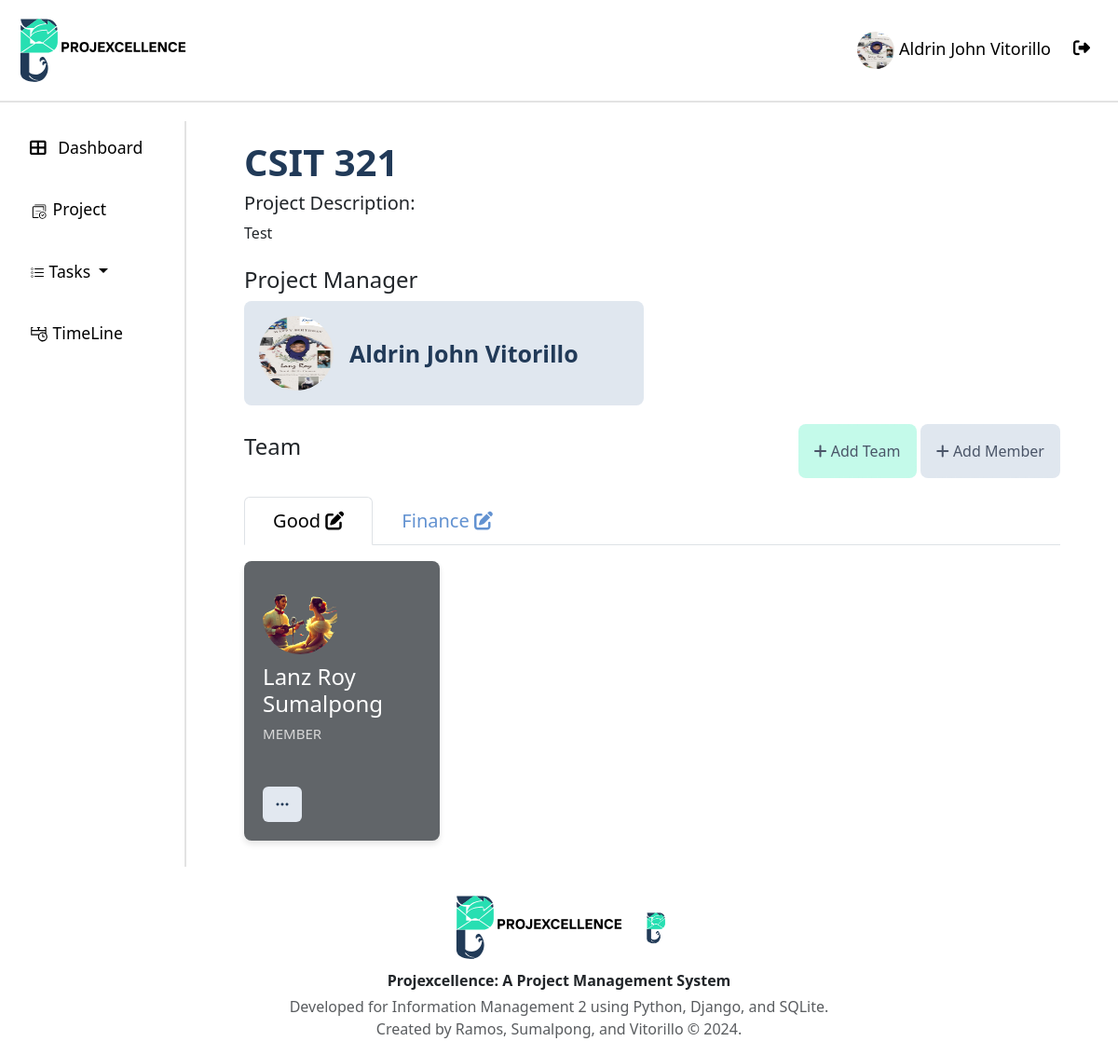
Page /myteam/1/ (signed in) on the earlier database version.
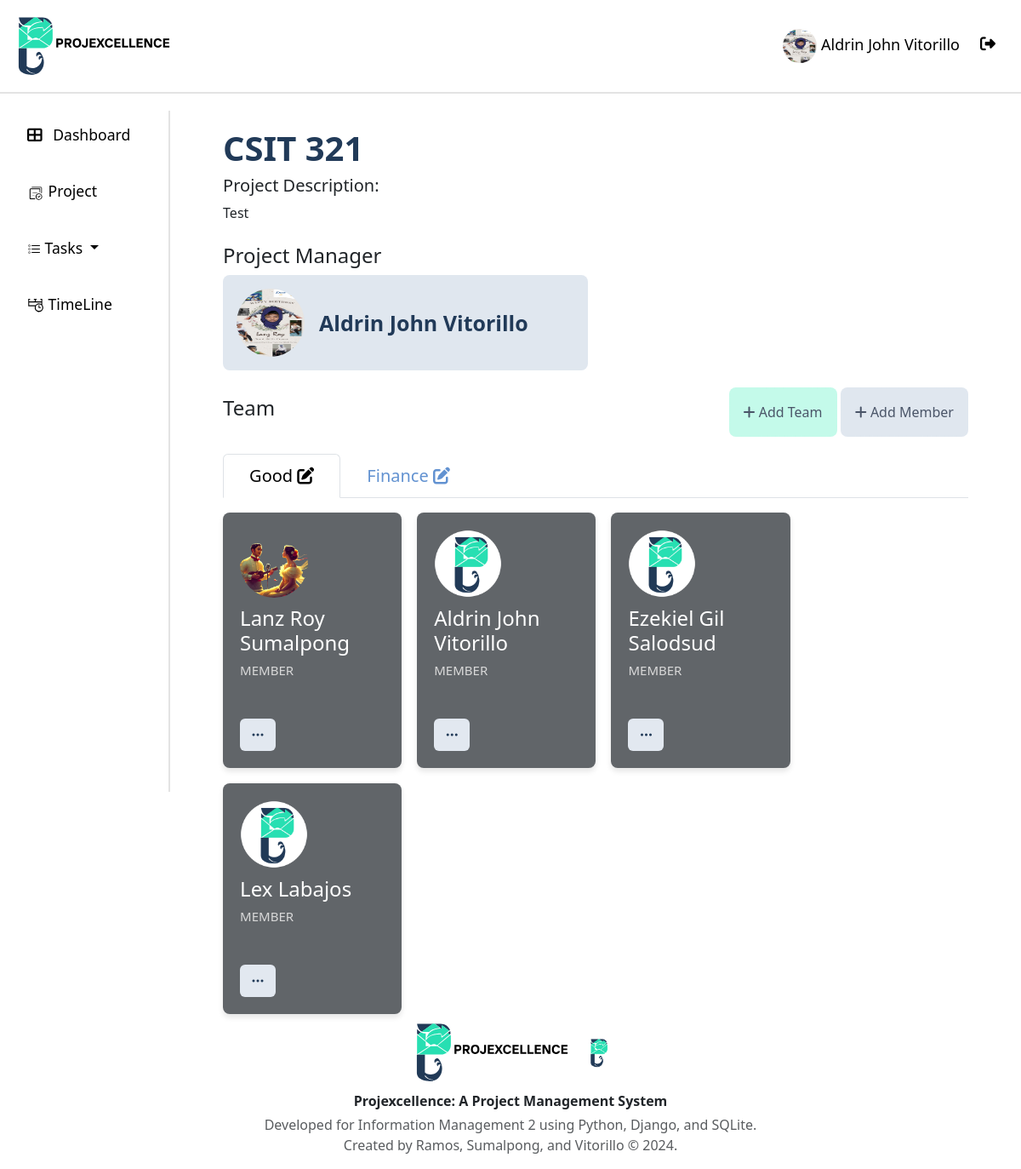
Same page on the later database version.
### api/models.py (models this page shows, shortened)
class User(AbstractUser):
    username = None  # Remove the username field entirely
    email = models.EmailField(_("email address"), unique=True)
    phone_regex = RegexValidator(
        regex=r"^\+?1?\d{9,15}$",
        message="Phone number must be entered in the format: '+999999999'. Up to 15 digits allowed.",
    )
    isLogout = models.BooleanField(default=True)
    logoutTime = models.DateTimeField(default=timezone.now)
    phone_number = models.CharField(validators=[phone_regex], max_length=17, blank=True)
    profile_path = models.ImageField(null=True, blank=True,upload_to='profile/' )
    groups = models.ManyToManyField(
        "auth.Group",
        verbose_name=_("groups"),
        blank=True,
        related_name="custom_user_set",
        related_query_name="custom_user",
    )
    user_permissions = models.ManyToManyField(
        "auth.Permission",
        verbose_name=_("user permissions"),
        blank=True,
        related_name="custom_user_set",
        related_query_name="custom_user",
    )
    objects = UserManager()
    USERNAME_FIELD = "email"
    REQUIRED_FIELDS = ["first_name", "last_name", "date_of_hire", "password"]
    def __str__(self):
        return f"{self.first_name} {self.last_name}"

class Project(models.Model):
    project_name = models.CharField(max_length=50)
    description = models.TextField()
    created_by = models.ForeignKey(User, on_delete=models.CASCADE)
    date_created = models.DateTimeField(auto_now_add=True)

class Team(models.Model):
    team_name = models.CharField(max_length=50)
    users = models.ManyToManyField(User, through='TeamMembership')  # Define the through model
    project = models.ForeignKey('Project', on_delete=models.CASCADE)

class TeamMembership(models.Model):
    ROLE_CHOICES = [
        ("MEMBER", "Member"),
        ("MANAGER", "Manager"),
        ("HEAD", "Head"),
    ]
    user = models.ForeignKey(User, on_delete=models.CASCADE)
    team = models.ForeignKey(Team, on_delete=models.CASCADE)
    project = models.ForeignKey('Project', on_delete=models.CASCADE)
    role = models.CharField(max_length=50,  choices=ROLE_CHOICES, default="MEMBER")
    joined_at = models.DateTimeField(auto_now_add=True)

### api/Views/views.py (the view, shortened to what this page needs)
# urls.py: path("myteam/<int:project_id>/", views.team_list, name="team_list"),
@login_required
def team_list(request, project_id):
    add_team_form = TeamForm(request.POST, current_user=request.user)
    add_member_form = AddMemberForm(request.POST, current_user=request.user)
    edit_role_form = EditRoleForm()
    user = request.user
    current_datetime = timezone.now()
    project = get_object_or_404(Project, id=project_id)
    assign_task = TaskForm(project=project)
    teams = Team.objects.filter(project=project).order_by("-id").prefetch_related('teammembership_set')
    team_filter = TeamFilter(request.GET, queryset=teams)
    paginator = Paginator(team_filter.qs, 5)
    page_number = request.GET.get("page")
    page_obj = paginator.get_page(page_number)
    user_roles = {
        membership.team_id: membership.role
        for membership in TeamMembership.objects.filter(
            user=request.user,
            project=project
        )
    }
    team_memberships_sorted = [
    (team, sorted(
        team.teammembership_set.all(),
        key=lambda m: (m.role != 'HEAD', m.role != 'MANAGER')
    ))
    for team in page_obj
]
    context = {
        "page_obj": page_obj,
        "add_team_form": add_team_form,
        "add_member_form": add_member_form,
        "assign_task":assign_task,
        "filter": team_filter,
        "project": project,
        "edit_role_form": edit_role_form,
        "team_memberships": team_memberships_sorted,
        "user_roles": user_roles,
        "current_datetime":current_datetime,
    }
    return render(request, "myteam.html", context)

### api/templatetags/custom_filters.py (called while the page is built)
@register.filter
def get_item(dictionary, key):
    return dictionary.get(key)

### api/templates/myteam.html (shortened to what this page needs)
{% extends "base.html" %}
{% load static %}
{% load crispy_forms_tags %}
{% load custom_filters %}
{% block content %}
<div class="page-container">
    <div class="Team">
        <h1><div class="project-name">{{ project.project_name|capfirst }}</div></h1>
        <h5>Project Description:</h5>
        <div class="project-description">{{ project.description}}{% if project.description %}{% endif %}</div><br>
        <h4>Project Manager</h4>
        <div class="card">
            <div class="info">
                <table>
                    <tr>
                        <td>
                            {% if project.created_by.profile_path %}
                                <img class="avatar" src="{{ project.created_by.profile_path.url }}" >
                            {% else %}
                                <img class="avatar" src="{% static 'res/logoPlaceHolder.png' %}" alt="avatar-profile">
                            {% endif %}
                            </td>
                        <td>
                            <h2 class="name"> {{ project.created_by.first_name|capfirst }} {{ project.created_by.last_name|capfirst }}</h2>
                        </td>
                    </tr>
                </table>
            </div>
        </div>
    </div>
    <div class="member-top">
        <h4>Team</h4>
        <div>
            {% if user == project.created_by or user|is_project_manager:project %}
            <div type="button" class="add-team" data-bs-toggle="modal" data-bs-target="#addTeamModal">
                <i class="fas fa-plus mr-2"></i> Add Team
            </div>
            <div type="button" class="add-member" data-bs-toggle="modal" data-bs-target="#addMemberModal">
                <i class="fas fa-plus mr-2"></i> Add Member
            </div>
            {% endif %}
        </div>
    </div>
    <div>
        <ul class="nav nav-tabs">
            {% for team in page_obj %}
                <li class="nav-item">
                    <a class="nav-link {% if forloop.first %}active{% endif %}"
                       aria-current="page"
                       data-bs-toggle="tab"
                       href="#team-{{ team.id }}">
                       {{ team.team_name }}
                       {% if user == project.created_by or user|is_project_manager:project %}
                       <i class="fas fa-edit" style="cursor: pointer;"
                          data-bs-toggle="modal"
                          data-bs-target="#editTeamModal-{{ team.id }}"></i>
                       {% endif %}
                    </a>
                </li>
            {% endfor %}
        </ul>
        <div class="tab-content">
            {% for team, memberships in team_memberships %}
                <div class="tab-pane {% if forloop.first %}active{% endif %}" id="team-{{ team.id }}">
                    <div class="list">
                        {% if memberships %}
                            {% for membership in memberships %}
                                {%if membership.role == 'HEAD'%}
                                <div class="teamCards card-head">
                                {%elif membership.role == 'MANAGER'%}
                                <div class="teamCards card-manager">
                                {%else %}
                                <div class="teamCards card-members">
                                {%endif%}
                                    <div>
                                            {% if membership.user.profile_path and membership.user.profile_path.url %}
                                                <img class="avatar" src="{{ membership.user.profile_path.url }}" >
                                            {% else %}
                                                <img class="avatar" src="{% static '/res/logoPlaceHolder.png' %}" alt="avatar-profile" >
                                            {% endif %}
                                                <h4 style="margin-top: 10px;">{{ membership.user.first_name|capfirst }} {{ membership.user.last_name|capfirst }}</h4>
                                                <h4 class="title">{{ membership.role|capfirst }}</h4>
                                            {% if user in team.users.all and membership.role != 'HEAD' and user_roles|get_item:team.id == 'HEAD' or user_roles|get_item:team.id == 'MANAGER' and user != membership.user or user == project.created_by%}
                                                {%if user_roles|get_item:team.id  != 'head' and membership.role != 'HEAD'  or request.user == project.created_by%}
                                                        <button class="btn" type="button" id="dropdownMenuButton" data-bs-toggle="dropdown" aria-expanded="false" onclick="event.stopPropagation()">
                                                            <i class="bi bi-three-dots" title="Settings"></i>
                                                        </button>
                                                {%endif%}
                                            {%endif%}
                                    </div>
                                </div>
                            {% endfor %}
                        {% else %}
                        <div class="card-members">
                            <div class="info">
                                <span>No members in this team.</span>
                            </div>
                        </div>
                    {% endif %}
                    </div>
                </div>
            {% endfor %}
        </div>
    </div>
</div>
{% endblock %}

### api/templates/base.html (shortened to what this page needs)
{% load static %}
<!DOCTYPE html>
<html lang="en">
  <head>
    <link
      href="https://cdn.jsdelivr.net/npm/bootstrap@5.3.0/dist/css/bootstrap.min.css"
      rel="stylesheet"
    />
    <link href="https://cdn.jsdelivr.net/npm/bootstrap-icons/font/bootstrap-icons.css" rel="stylesheet">
    <link
      href="https://cdnjs.cloudflare.com/ajax/libs/font-awesome/6.4.0/css/all.min.css"
      rel="stylesheet"
    />
    <link href="https://cdn.jsdelivr.net/npm/bootstrap@5.3.0/dist/css/bootstrap.min.css" rel="stylesheet">
  </head>
  <body>
    <header>
      <div class="header">
          <img src="{% static '/res/slogo.svg' %}" alt="logo" width="200px">
          <div class="profile" >
            <a class="nav-link {% if request.resolver_match.url_name == 'profile' %}active{% endif %}" href="{% url 'profile' %}">
              {% if request.user.profile_path.url != null  %}
                <img src="{{ request.user.profile_path.url }}" width="40px" height="40px" style="border-radius: 50%;" >
              {%endif%}
              {{ request.user.first_name|capfirst }} {{ request.user.last_name|capfirst }}
            </a>
            <a class="nav-link" href="{% url 'logout' %}" onclick="event.preventDefault(); document.getElementById('logout-form').submit();" style="margin-top: 5px;">
              <i class="fas fa-sign-out-alt me-2"></i>
            </a>
          </div>
      </div>
    </header>
    <div class="container-fluid">
      <div class="row">
        <nav
          id="sidebarMenu"
          class="col-md-3 col-lg-2 d-md-block sidebar collapse"
        >
          <ul class="nav flex-column">
            <li class="nav-item">
              <a class="nav-link {% if request.resolver_match.url_name == 'dashboard' %}active{% endif %}" href="{% url 'dashboard' %}">
                <i class="fas fa-th-large me-2"></i> Dashboard
              </a>
            </li>
            <li class="nav-item">
              <a class="nav-link {% if request.resolver_match.url_name == 'project' %}active{% endif %}" href="{% url 'project' %}">
                <img src="{% static '/res/projectIcon.svg' %}" alt="logo" width="20px">  Project
              </a>
            </li>
            <li class="nav-item dropdown">
              <a
                class="nav-link dropdown-toggle {% if request.resolver_match.url_name == 'task' or request.resolver_match.url_name == 'assign_task'%}active{% endif %}"
                href="#"
                id="taskDropdown"
                role="button"
                data-bs-toggle="dropdown"
                aria-expanded="false"
              >
                {% if request.resolver_match.url_name == 'task' %} My {% elif request.resolver_match.url_name == 'assign_task' %} Assigned{% endif %} Tasks
              </a>
            </li>
            <li class="nav-item">
              <a class="nav-link {% if request.resolver_match.url_name == 'timeline' %}active{% endif %}" href="{% url 'timeline' %}">
                <img src="{% static '/res/timelineIcon.svg' %}" alt="logo" width="20px">  TimeLine
              </a>
            </li>
          </ul>
        </nav>
        <main class="col-md-9 ms-sm-auto col-lg-10 px-md-4 main-content">
          {% block content %}{% endblock content %}
        </main>
      </div>
    </div>
  </body>
  <footer class="footer">
    <div class="container text-center content-container">
      <img src="{% static '/res/slogo.svg' %}" alt="logo" width="200px">
      <img src="{% static '/res/logoPlaceHolder.png' %}" alt="logo" width="40px">
      <p class="mb-1 fw-bold">Projexcellence: A Project Management System</p>
      <p class="text-muted">
        Developed for Information Management 2 using Python, Django, and SQLite.<br>
        Created by Ramos, Sumalpong, and Vitorillo &copy; {% now "Y" %}.
      </p>
    </div>
  </footer>
</html>

### api/templates/base.html (style rules this page uses)
.header { overflow: hidden; background-color: #ffffff; padding: 20px 10px; position: fixed; top: 0; width: 100%; z-index: 1000; margin-bottom: 10px; border-bottom: 2px solid #e3e3e3; height: 110px; display: flex; justify-content: space-between; align-items: center; }
.header a { float: left; color: black; text-align: center; padding: 12px; text-decoration: none; font-size: 18px; line-height: 25px; border-radius: 4px; }
body { margin-top: 130px; background-color: #ffffff; }
.sidebar { background-color: #ffffff; color: black; height: 100vh; overflow-y: auto; position: fixed; top: 100; left: 0; z-index: 1000; border-right: 2px solid #e3e3e3; }
.sidebar .nav-link { color: black; padding: 15px 20px; font-size: 1.1rem; margin-bottom: 10px; }
.main-content { margin-left: 0; padding-top: 20px; }

### api/templates/myteam.html (style rules this page uses)
.page-container { display: flex; flex-direction: column; min-height: 100vh; margin: 0 4%; user-select: none; }
.member-top { display: flex; justify-content: space-between; align-items: center; margin-bottom: 20px; }
.card { background-color: #E0E7EF; color: #213A58; border: #E0E7EF; border-radius: 8px; padding: 15px; min-height: 100px; max-width: 49%; margin-bottom: 20px; user-select: none; }
.teamCards { color: #FFFFFF; border-radius: 8px; padding: 20px; min-height: 270px; max-height: fit-content; box-shadow: 0 4px 6px rgba(0, 0, 0, 0.1); width: 24%; }
.card-members { background-color: #616569; }
.card-members .title { color: #D9D9D9; }
.title { font-size: 15px; color: #D9D9D9; }
.avatar { width: 80px; height: 80px; border-radius: 50%; margin-right: 15px; }
.info { display: flex; align-items: right; }
.name { font-size: 25px; font-weight: bold; margin: 0; }
.nav-tabs { margin-bottom: 2%; user-select: none; }
.nav-item { font-size: 20px; }
.nav-link { padding: 10px 30px; color: #6292d1; }
.add-team { color: #4a5568; cursor: pointer; padding: 15px; border: 2px dashed #c4faea; border-radius: 8px; background-color: #c4faea; display: inline-block; transition: all 0.3s ease; }
.add-member { color: #4a5568; cursor: pointer; padding: 15px; border: 2px dashed #E0E7EF; border-radius: 8px; background-color: #E0E7EF; display: inline-block; transition: all 0.3s ease; }
.project-name { color: #213A58; font-size: 40px; font-weight: bold; }
.active { color: rgb(52, 0, 241); }
.tab-content>.active .list { display: flex; flex-wrap: wrap; gap: 18px; }
.btn { margin-top: 40px; background-color: #e2e8f0; color: #213A58; }

Differences in the rows shown:
added TeamMembership: user.first_name "Aldrin John", user.last_name "Vitorillo", role "MEMBER", shown under Team "Good"
added TeamMembership: user.first_name "Ezekiel Gil", user.last_name "Salodsud", role "MEMBER", shown under Team "Good"
added TeamMembership: user.first_name "Lex", user.last_name "Labajos", role "MEMBER", shown under Team "Good"
